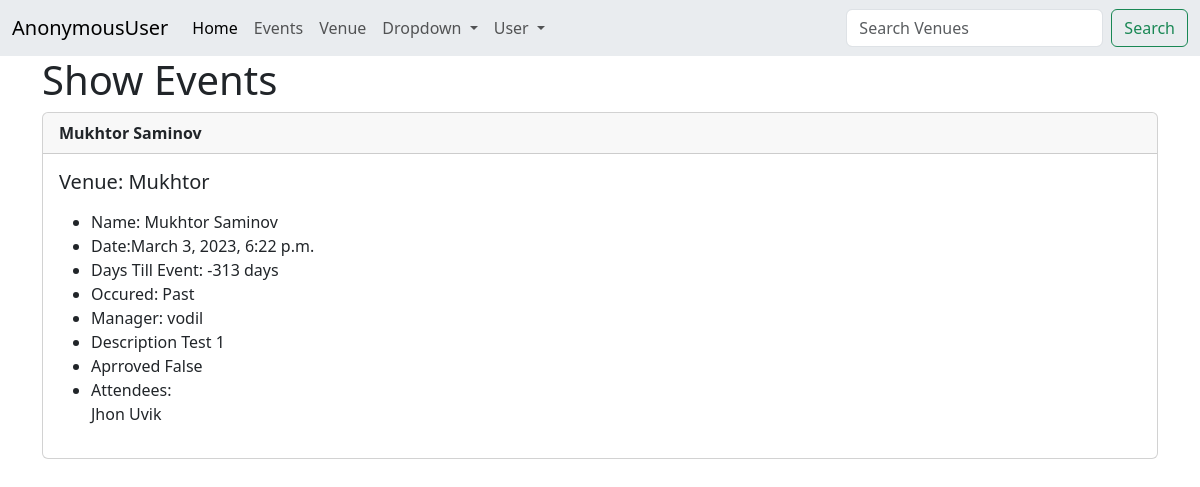
/show_event/1, run on the app's committed database.
### home/models.py (models this page shows)
class Event(models.Model):
    name=models.CharField("Event Name",max_length=120)
    event_data=models.DateTimeField('Event Data')
    venue=models.ForeignKey(Venue,blank=True,null=True,on_delete=models.CASCADE)
    manager=models.ForeignKey(User,blank=True,null=True,on_delete=models.SET_NULL)
    description=models.TextField(blank=True)
    attendees=models.ManyToManyField(MyClubUser,blank=True)
    aprroved=models.BooleanField("Aprroved",default=False)
    def __str__(self):
        return self.name
    @property
    def Days_till(self):
        today=date.today()
        days_till=self.event_data.date()-today
        days_till_stripped=str(days_till).split(',',1)[0]
        return days_till_stripped
    @property
    def Is_Past(self):
        today=date.today()
        if self.event_data.date()<today:
            thing="Past"
        else:
            thing="Future"
        return thing

class Venue(models.Model):
    name=models.CharField('Venue Name',max_length=120)
    address=models.CharField(max_length=300)
    zip_code=models.CharField('Zip Code',max_length=100)
    phone=models.CharField('Contact Phone',max_length=100,blank=True)
    web=models.URLField('Website Address',blank=True)
    email_address=models.EmailField('Email',blank=True)
    owner=models.IntegerField('Venue Owner',blank=False,default=1)
    venue_image=models.ImageField(null=True,blank=True,upload_to="venue_image/")
    def __str__(self):
        return self.name

class MyClubUser(models.Model):
    firstname=models.CharField(max_length=50)
    lastname=models.CharField(max_length=50)
    email=models.EmailField('User Email')
    def __str__(self):
        return self.firstname + " " + self.lastname

### home/views.py (the view)
# urls.py: path('show_event/<event_id>',views.show_events,name='show_event'),
def show_events(request,event_id):
    event=Event.objects.get(pk=event_id)
    return render(request, 'show_event.html',{'event':event})

### Template/show_event.html (shortened to what this page needs)
{% extends "base.html" %}
{% block content %}
<h1>Show  Events </h1>
<div class="card">
    <div class="card-header">
        <strong>{{ event }}</strong>
    </div>
    <div class="card-body">
      <h5 class="card-title">Venue: {{ event.venue }}
      </h5>
      <p class="card-text">
        <ul>
        <li>Name: {{ event.name }} </li>
        <li> Date:{{ event.event_data }} </li>
        <li>Days Till Event: {{ event.Days_till }} </li>
        <li> Occured: {{ event.Is_Past }}</li>
        <li>Manager: {{ event.manager }} </li>
        <li> Description {{ event.description }} </li>
        <li> Aprroved {{ event.aprroved}} </li>
        <li>Attendees: <br>
            {% for user in event.attendees.all %}
            {{ user }}<br>
            {% endfor %}
        </li>
        </ul>
      </p>
    </div>
  </div><br>
{% endblock %}

### data on the page
Event: name "Mukhtor Saminov", venue "Mukhtor", event_data "March 3, 2023, 6:22 p.m.", Days_till "-313 days", Is_Past "Past", manager "vodil", description "Test 1", aprroved "False"
MyClubUser: firstname+lastname "Jhon Uvik"

### other printed values
{{ user }} "AnonymousUser"
